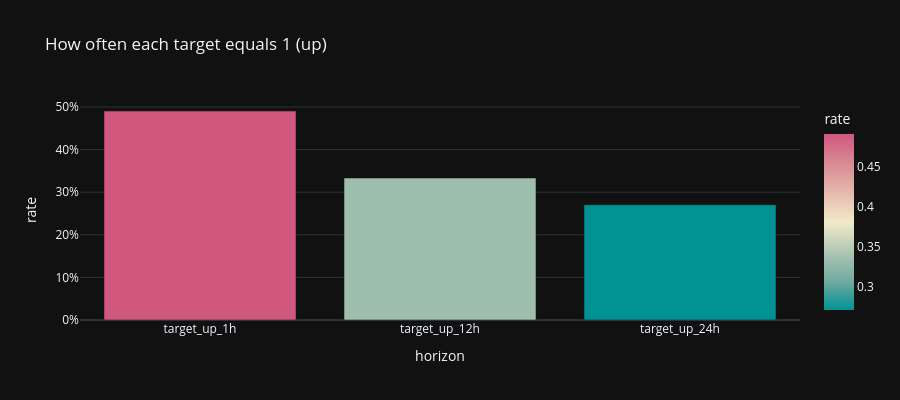

Notebook code for this chart:
### Markdown cell above
### Part 3: target balance (all horizons)

**How I read it:** if “up” is **extremely rare or extremely common**, metrics like accuracy can look misleading : that is why I also use ROC AUC and look at confusion matrices later.

### Code cell
balance_rows = []
for h in HORIZONS:
    s = df[h.name].dropna()
    balance_rows.append(
        {
            "Target": h.name,
            "P(up = 1)": float(s.mean()) if len(s) else 0.0,
            "labeled rows": int(len(s)),
        }
    )
bal = pd.DataFrame(balance_rows)
bal["P(up = 1)"] = bal["P(up = 1)"].map(lambda x: f"{x:.1%}")
display(bal)

rates = []
for h in HORIZONS:
    s = df[h.name].dropna()
    rates.append({"horizon": h.name, "rate": float(s.mean()) if len(s) else 0.0})
fig = px.bar(
    pd.DataFrame(rates),
    x="horizon",
    y="rate",
    title="How often each target equals 1 (up)",
    template=PLOT_TEMPLATE,
    color="rate",
    color_continuous_scale="Tealrose",
)
fig.update_layout(showlegend=False, yaxis_tickformat=".0%", height=400)
fig.show()

### Figure 1 — Plotly figure (JSON) as saved in the notebook; plotly's stock layout.template omitted (floating-point values rounded to 4 significant figures)
{"data": [{"hovertemplate": "horizon=%{x}<br>rate=%{marker.color}<extra></extra>", "legendgroup": "", "marker": {"color": [0.4906, 0.3333, 0.2704], "coloraxis": "coloraxis", "pattern": {"shape": ""}}, "name": "", "orientation": "v", "showlegend": false, "textposition": "auto", "type": "bar", "x": ["target_up_1h", "target_up_12h", "target_up_24h"], "xaxis": "x", "y": [0.4906, 0.3333, 0.2704], "yaxis": "y"}], "layout": {"barmode": "relative", "coloraxis": {"colorbar": {"title": {"text": "rate"}}, "colorscale": [[0, "rgb(0, 147, 146)"], [0.1667, "rgb(114, 170, 161)"], [0.3333, "rgb(177, 199, 179)"], [0.5, "rgb(241, 234, 200)"], [0.6667, "rgb(229, 185, 173)"], [0.8333, "rgb(217, 137, 148)"], [1, "rgb(208, 88, 126)"]]}, "height": 400, "legend": {"tracegroupgap": 0}, "showlegend": false, "title": {"text": "How often each target equals 1 (up)"}, "xaxis": {"anchor": "y", "domain": [0, 1], "title": {"text": "horizon"}}, "yaxis": {"anchor": "x", "domain": [0, 1], "tickformat": ".0%", "title": {"text": "rate"}}}}
